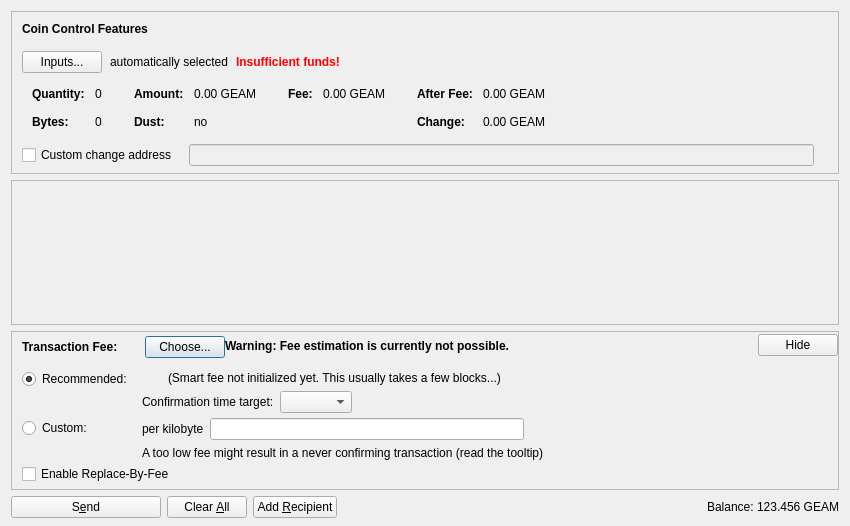
<?xml version="1.0" encoding="UTF-8"?>
<ui version="4.0">
 <class>SendCoinsDialog</class>
 <widget class="QDialog" name="SendCoinsDialog">
  <property name="geometry">
   <rect>
    <x>0</x>
    <y>0</y>
    <width>850</width>
    <height>526</height>
   </rect>
  </property>
  <property name="windowTitle">
   <string>Send Coins</string>
  </property>
  <layout class="QVBoxLayout" name="verticalLayout" stretch="0,1,0,0">
   <property name="bottomMargin">
    <number>8</number>
   </property>
   <item>
    <widget class="QFrame" name="frameCoinControl">
     <property name="sizePolicy">
      <sizepolicy hsizetype="Expanding" vsizetype="Expanding">
       <horstretch>0</horstretch>
       <verstretch>0</verstretch>
      </sizepolicy>
     </property>
     <property name="maximumSize">
      <size>
       <width>16777215</width>
       <height>16777215</height>
      </size>
     </property>
     <property name="frameShape">
      <enum>QFrame::StyledPanel</enum>
     </property>
     <property name="frameShadow">
      <enum>QFrame::Sunken</enum>
     </property>
     <layout class="QVBoxLayout" name="verticalLayoutCoinControl2">
      <property name="spacing">
       <number>0</number>
      </property>
      <property name="leftMargin">
       <number>0</number>
      </property>
      <property name="topMargin">
       <number>0</number>
      </property>
      <property name="rightMargin">
       <number>0</number>
      </property>
      <property name="bottomMargin">
       <number>6</number>
      </property>
      <item>
       <layout class="QVBoxLayout" name="verticalLayoutCoinControl" stretch="0,0,0,0,1">
        <property name="spacing">
         <number>0</number>
        </property>
        <property name="leftMargin">
         <number>10</number>
        </property>
        <property name="topMargin">
         <number>10</number>
        </property>
        <item>
         <layout class="QHBoxLayout" name="horizontalLayoutCoinControl1">
          <property name="bottomMargin">
           <number>15</number>
          </property>
          <item>
           <widget class="QLabel" name="labelCoinControlFeatures">
            <property name="sizePolicy">
             <sizepolicy hsizetype="Preferred" vsizetype="Maximum">
              <horstretch>0</horstretch>
              <verstretch>0</verstretch>
             </sizepolicy>
            </property>
            <property name="font">
             <font>
              <weight>75</weight>
              <bold>true</bold>
             </font>
            </property>
            <property name="styleSheet">
             <string notr="true">font-weight:bold;</string>
            </property>
            <property name="text">
             <string>Coin Control Features</string>
            </property>
           </widget>
          </item>
         </layout>
        </item>
        <item>
         <layout class="QHBoxLayout" name="horizontalLayoutCoinControl2" stretch="0,0,0,0">
          <property name="spacing">
           <number>8</number>
          </property>
          <property name="bottomMargin">
           <number>10</number>
          </property>
          <item>
           <widget class="QPushButton" name="pushButtonCoinControl">
            <property name="styleSheet">
             <string notr="true"/>
            </property>
            <property name="text">
             <string>Inputs...</string>
            </property>
            <property name="autoDefault">
             <bool>false</bool>
            </property>
           </widget>
          </item>
          <item>
           <widget class="QLabel" name="labelCoinControlAutomaticallySelected">
            <property name="text">
             <string>automatically selected</string>
            </property>
            <property name="margin">
             <number>5</number>
            </property>
           </widget>
          </item>
          <item>
           <widget class="QLabel" name="labelCoinControlInsuffFunds">
            <property name="font">
             <font>
              <weight>75</weight>
              <bold>true</bold>
             </font>
            </property>
            <property name="styleSheet">
             <string notr="true">color:red;font-weight:bold;</string>
            </property>
            <property name="text">
             <string>Insufficient funds!</string>
            </property>
            <property name="margin">
             <number>5</number>
            </property>
           </widget>
          </item>
          <item>
           <spacer name="horizontalSpacerCoinControl">
            <property name="orientation">
             <enum>Qt::Horizontal</enum>
            </property>
            <property name="sizeHint" stdset="0">
             <size>
              <width>40</width>
              <height>1</height>
             </size>
            </property>
           </spacer>
          </item>
         </layout>
        </item>
        <item>
         <widget class="QWidget" name="widgetCoinControl" native="true">
          <property name="sizePolicy">
           <sizepolicy hsizetype="Preferred" vsizetype="Preferred">
            <horstretch>0</horstretch>
            <verstretch>0</verstretch>
           </sizepolicy>
          </property>
          <property name="minimumSize">
           <size>
            <width>0</width>
            <height>0</height>
           </size>
          </property>
          <property name="styleSheet">
           <string notr="true"/>
          </property>
          <layout class="QHBoxLayout" name="horizontalLayoutCoinControl5">
           <property name="leftMargin">
            <number>0</number>
           </property>
           <property name="topMargin">
            <number>0</number>
           </property>
           <property name="rightMargin">
            <number>0</number>
           </property>
           <property name="bottomMargin">
            <number>0</number>
           </property>
           <item>
            <layout class="QHBoxLayout" name="horizontalLayoutCoinControl3" stretch="0,0,0,1">
             <property name="spacing">
              <number>20</number>
             </property>
             <property name="topMargin">
              <number>0</number>
             </property>
             <property name="bottomMargin">
              <number>10</number>
             </property>
             <item>
              <layout class="QFormLayout" name="formLayoutCoinControl1">
               <property name="horizontalSpacing">
                <number>10</number>
               </property>
               <property name="verticalSpacing">
                <number>14</number>
               </property>
               <property name="leftMargin">
                <number>10</number>
               </property>
               <property name="topMargin">
                <number>4</number>
               </property>
               <property name="rightMargin">
                <number>6</number>
               </property>
               <item row="0" column="0">
                <widget class="QLabel" name="labelCoinControlQuantityText">
                 <property name="font">
                  <font>
                   <weight>75</weight>
                   <bold>true</bold>
                  </font>
                 </property>
                 <property name="text">
                  <string>Quantity:</string>
                 </property>
                 <property name="margin">
                  <number>0</number>
                 </property>
                </widget>
               </item>
               <item row="0" column="1">
                <widget class="QLabel" name="labelCoinControlQuantity">
                 <property name="cursor">
                  <cursorShape>IBeamCursor</cursorShape>
                 </property>
                 <property name="contextMenuPolicy">
                  <enum>Qt::ActionsContextMenu</enum>
                 </property>
                 <property name="text">
                  <string notr="true">0</string>
                 </property>
                 <property name="margin">
                  <number>0</number>
                 </property>
                 <property name="textInteractionFlags">
                  <set>Qt::LinksAccessibleByMouse|Qt::TextSelectableByKeyboard|Qt::TextSelectableByMouse</set>
                 </property>
                </widget>
               </item>
               <item row="1" column="0">
                <widget class="QLabel" name="labelCoinControlBytesText">
                 <property name="font">
                  <font>
                   <weight>75</weight>
                   <bold>true</bold>
                  </font>
                 </property>
                 <property name="text">
                  <string>Bytes:</string>
                 </property>
                </widget>
               </item>
               <item row="1" column="1">
                <widget class="QLabel" name="labelCoinControlBytes">
                 <property name="cursor">
                  <cursorShape>IBeamCursor</cursorShape>
                 </property>
                 <property name="contextMenuPolicy">
                  <enum>Qt::ActionsContextMenu</enum>
                 </property>
                 <property name="text">
                  <string notr="true">0</string>
                 </property>
                 <property name="textInteractionFlags">
                  <set>Qt::LinksAccessibleByMouse|Qt::TextSelectableByKeyboard|Qt::TextSelectableByMouse</set>
                 </property>
                </widget>
               </item>
              </layout>
             </item>
             <item>
              <layout class="QFormLayout" name="formLayoutCoinControl2">
               <property name="horizontalSpacing">
                <number>10</number>
               </property>
               <property name="verticalSpacing">
                <number>14</number>
               </property>
               <property name="leftMargin">
                <number>6</number>
               </property>
               <property name="topMargin">
                <number>4</number>
               </property>
               <property name="rightMargin">
                <number>6</number>
               </property>
               <item row="0" column="0">
                <widget class="QLabel" name="labelCoinControlAmountText">
                 <property name="font">
                  <font>
                   <weight>75</weight>
                   <bold>true</bold>
                  </font>
                 </property>
                 <property name="text">
                  <string>Amount:</string>
                 </property>
                 <property name="margin">
                  <number>0</number>
                 </property>
                </widget>
               </item>
               <item row="0" column="1">
                <widget class="QLabel" name="labelCoinControlAmount">
                 <property name="cursor">
                  <cursorShape>IBeamCursor</cursorShape>
                 </property>
                 <property name="contextMenuPolicy">
                  <enum>Qt::ActionsContextMenu</enum>
                 </property>
                 <property name="text">
                  <string notr="true">0.00 GEAM</string>
                 </property>
                 <property name="textInteractionFlags">
                  <set>Qt::LinksAccessibleByMouse|Qt::TextSelectableByKeyboard|Qt::TextSelectableByMouse</set>
                 </property>
                </widget>
               </item>
               <item row="1" column="0">
                <widget class="QLabel" name="labelCoinControlLowOutputText">
                 <property name="font">
                  <font>
                   <weight>75</weight>
                   <bold>true</bold>
                  </font>
                 </property>
                 <property name="text">
                  <string>Dust:</string>
                 </property>
                </widget>
               </item>
               <item row="1" column="1">
                <widget class="QLabel" name="labelCoinControlLowOutput">
                 <property name="cursor">
                  <cursorShape>IBeamCursor</cursorShape>
                 </property>
                 <property name="contextMenuPolicy">
                  <enum>Qt::ActionsContextMenu</enum>
                 </property>
                 <property name="text">
                  <string notr="true">no</string>
                 </property>
                 <property name="textInteractionFlags">
                  <set>Qt::LinksAccessibleByMouse|Qt::TextSelectableByKeyboard|Qt::TextSelectableByMouse</set>
                 </property>
                </widget>
               </item>
              </layout>
             </item>
             <item>
              <layout class="QFormLayout" name="formLayoutCoinControl3">
               <property name="horizontalSpacing">
                <number>10</number>
               </property>
               <property name="verticalSpacing">
                <number>14</number>
               </property>
               <property name="leftMargin">
                <number>6</number>
               </property>
               <property name="topMargin">
                <number>4</number>
               </property>
               <property name="rightMargin">
                <number>6</number>
               </property>
               <item row="0" column="0">
                <widget class="QLabel" name="labelCoinControlFeeText">
                 <property name="font">
                  <font>
                   <weight>75</weight>
                   <bold>true</bold>
                  </font>
                 </property>
                 <property name="text">
                  <string>Fee:</string>
                 </property>
                 <property name="margin">
                  <number>0</number>
                 </property>
                </widget>
               </item>
               <item row="0" column="1">
                <widget class="QLabel" name="labelCoinControlFee">
                 <property name="cursor">
                  <cursorShape>IBeamCursor</cursorShape>
                 </property>
                 <property name="contextMenuPolicy">
                  <enum>Qt::ActionsContextMenu</enum>
                 </property>
                 <property name="text">
                  <string notr="true">0.00 GEAM</string>
                 </property>
                 <property name="textInteractionFlags">
                  <set>Qt::LinksAccessibleByMouse|Qt::TextSelectableByKeyboard|Qt::TextSelectableByMouse</set>
                 </property>
                </widget>
               </item>
              </layout>
             </item>
             <item>
              <layout class="QFormLayout" name="formLayoutCoinControl4">
               <property name="horizontalSpacing">
                <number>10</number>
               </property>
               <property name="verticalSpacing">
                <number>14</number>
               </property>
               <property name="leftMargin">
                <number>6</number>
               </property>
               <property name="topMargin">
                <number>4</number>
               </property>
               <property name="rightMargin">
                <number>6</number>
               </property>
               <item row="0" column="0">
                <widget class="QLabel" name="labelCoinControlAfterFeeText">
                 <property name="font">
                  <font>
                   <weight>75</weight>
                   <bold>true</bold>
                  </font>
                 </property>
                 <property name="text">
                  <string>After Fee:</string>
                 </property>
                 <property name="margin">
                  <number>0</number>
                 </property>
                </widget>
               </item>
               <item row="0" column="1">
                <widget class="QLabel" name="labelCoinControlAfterFee">
                 <property name="cursor">
                  <cursorShape>IBeamCursor</cursorShape>
                 </property>
                 <property name="contextMenuPolicy">
                  <enum>Qt::ActionsContextMenu</enum>
                 </property>
                 <property name="text">
                  <string notr="true">0.00 GEAM</string>
                 </property>
                 <property name="textInteractionFlags">
                  <set>Qt::LinksAccessibleByMouse|Qt::TextSelectableByKeyboard|Qt::TextSelectableByMouse</set>
                 </property>
                </widget>
               </item>
               <item row="1" column="0">
                <widget class="QLabel" name="labelCoinControlChangeText">
                 <property name="font">
                  <font>
                   <weight>75</weight>
                   <bold>true</bold>
                  </font>
                 </property>
                 <property name="text">
                  <string>Change:</string>
                 </property>
                </widget>
               </item>
               <item row="1" column="1">
                <widget class="QLabel" name="labelCoinControlChange">
                 <property name="cursor">
                  <cursorShape>IBeamCursor</cursorShape>
                 </property>
                 <property name="contextMenuPolicy">
                  <enum>Qt::ActionsContextMenu</enum>
                 </property>
                 <property name="text">
                  <string notr="true">0.00 GEAM</string>
                 </property>
                 <property name="textInteractionFlags">
                  <set>Qt::LinksAccessibleByMouse|Qt::TextSelectableByKeyboard|Qt::TextSelectableByMouse</set>
                 </property>
                </widget>
               </item>
              </layout>
             </item>
            </layout>
           </item>
          </layout>
         </widget>
        </item>
        <item>
         <layout class="QHBoxLayout" name="horizontalLayoutCoinControl4" stretch="0,0,0">
          <property name="spacing">
           <number>12</number>
          </property>
          <property name="sizeConstraint">
           <enum>QLayout::SetDefaultConstraint</enum>
          </property>
          <property name="topMargin">
           <number>5</number>
          </property>
          <property name="rightMargin">
           <number>5</number>
          </property>
          <item>
           <widget class="QCheckBox" name="checkBoxCoinControlChange">
            <property name="toolTip">
             <string>If this is activated, but the change address is empty or invalid, change will be sent to a newly generated address.</string>
            </property>
            <property name="text">
             <string>Custom change address</string>
            </property>
           </widget>
          </item>
          <item>
           <widget class="QValidatedLineEdit" name="lineEditCoinControlChange">
            <property name="enabled">
             <bool>false</bool>
            </property>
            <property name="sizePolicy">
             <sizepolicy hsizetype="Expanding" vsizetype="Fixed">
              <horstretch>0</horstretch>
              <verstretch>0</verstretch>
             </sizepolicy>
            </property>
           </widget>
          </item>
          <item>
           <widget class="QLabel" name="labelCoinControlChangeLabel">
            <property name="sizePolicy">
             <sizepolicy hsizetype="Preferred" vsizetype="Expanding">
              <horstretch>0</horstretch>
              <verstretch>0</verstretch>
             </sizepolicy>
            </property>
            <property name="minimumSize">
             <size>
              <width>0</width>
              <height>0</height>
             </size>
            </property>
            <property name="text">
             <string/>
            </property>
            <property name="margin">
             <number>3</number>
            </property>
           </widget>
          </item>
         </layout>
        </item>
        <item>
         <spacer name="verticalSpacerCoinControl">
          <property name="orientation">
           <enum>Qt::Vertical</enum>
          </property>
          <property name="sizeHint" stdset="0">
           <size>
            <width>800</width>
            <height>1</height>
           </size>
          </property>
         </spacer>
        </item>
       </layout>
      </item>
     </layout>
    </widget>
   </item>
   <item>
    <widget class="QScrollArea" name="scrollArea">
     <property name="widgetResizable">
      <bool>true</bool>
     </property>
     <widget class="QWidget" name="scrollAreaWidgetContents">
      <property name="geometry">
       <rect>
        <x>0</x>
        <y>0</y>
        <width>830</width>
        <height>104</height>
       </rect>
      </property>
      <layout class="QVBoxLayout" name="verticalLayout_2" stretch="0,1">
       <property name="leftMargin">
        <number>0</number>
       </property>
       <property name="topMargin">
        <number>0</number>
       </property>
       <property name="rightMargin">
        <number>0</number>
       </property>
       <property name="bottomMargin">
        <number>0</number>
       </property>
       <item>
        <layout class="QVBoxLayout" name="entries">
         <property name="spacing">
          <number>6</number>
         </property>
        </layout>
       </item>
       <item>
        <spacer name="verticalSpacer">
         <property name="orientation">
          <enum>Qt::Vertical</enum>
         </property>
         <property name="sizeHint" stdset="0">
          <size>
           <width>20</width>
           <height>40</height>
          </size>
         </property>
        </spacer>
       </item>
      </layout>
     </widget>
    </widget>
   </item>
   <item>
    <widget class="QFrame" name="frameFee">
     <property name="sizePolicy">
      <sizepolicy hsizetype="Expanding" vsizetype="Expanding">
       <horstretch>0</horstretch>
       <verstretch>0</verstretch>
      </sizepolicy>
     </property>
     <property name="maximumSize">
      <size>
       <width>16777215</width>
       <height>16777215</height>
      </size>
     </property>
     <property name="frameShape">
      <enum>QFrame::StyledPanel</enum>
     </property>
     <property name="frameShadow">
      <enum>QFrame::Sunken</enum>
     </property>
     <layout class="QVBoxLayout" name="verticalLayoutFee1">
      <property name="spacing">
       <number>0</number>
      </property>
      <property name="leftMargin">
       <number>0</number>
      </property>
      <property name="topMargin">
       <number>0</number>
      </property>
      <property name="rightMargin">
       <number>0</number>
      </property>
      <property name="bottomMargin">
       <number>0</number>
      </property>
      <item>
       <layout class="QVBoxLayout" name="verticalLayoutFee2" stretch="0,0,0">
        <property name="spacing">
         <number>0</number>
        </property>
        <property name="leftMargin">
         <number>10</number>
        </property>
        <property name="topMargin">
         <number>0</number>
        </property>
        <item>
         <layout class="QHBoxLayout" name="horizontalLayoutFee1">
          <property name="bottomMargin">
           <number>0</number>
          </property>
          <item>
           <layout class="QVBoxLayout" name="verticalLayoutFee7">
            <property name="spacing">
             <number>0</number>
            </property>
            <item>
             <spacer name="verticalSpacerSmartFee">
              <property name="orientation">
               <enum>Qt::Vertical</enum>
              </property>
              <property name="sizeType">
               <enum>QSizePolicy::Fixed</enum>
              </property>
              <property name="sizeHint" stdset="0">
               <size>
                <width>1</width>
                <height>4</height>
               </size>
              </property>
             </spacer>
            </item>
            <item>
             <layout class="QHBoxLayout" name="horizontalLayoutSmartFee">
              <property name="spacing">
               <number>10</number>
              </property>
              <item>
               <widget class="QLabel" name="labelFeeHeadline">
                <property name="sizePolicy">
                 <sizepolicy hsizetype="Preferred" vsizetype="Maximum">
                  <horstretch>0</horstretch>
                  <verstretch>0</verstretch>
                 </sizepolicy>
                </property>
                <property name="font">
                 <font>
                  <weight>75</weight>
                  <bold>true</bold>
                 </font>
                </property>
                <property name="styleSheet">
                 <string notr="true">font-weight:bold;</string>
                </property>
                <property name="text">
                 <string>Transaction Fee:</string>
                </property>
               </widget>
              </item>
              <item>
               <widget class="QLabel" name="labelFeeMinimized">
                <property name="text">
                 <string/>
                </property>
               </widget>
              </item>
              <item>
               <widget class="QPushButton" name="buttonChooseFee">
                <property name="text">
                 <string>Choose...</string>
                </property>
               </widget>
              </item>
             </layout>
            </item>
            <item>
             <spacer name="verticalSpacer_5">
              <property name="orientation">
               <enum>Qt::Vertical</enum>
              </property>
              <property name="sizeHint" stdset="0">
               <size>
                <width>1</width>
                <height>1</height>
               </size>
              </property>
             </spacer>
            </item>
           </layout>
          </item>
          <item>
           <widget class="QLabel" name="fallbackFeeWarningLabel">
            <property name="toolTip">
             <string>Using the fallbackfee can result in sending a transaction that will take several hours or days (or never) to confirm. Consider choosing your fee manually or wait until you have validated the complete chain.</string>
            </property>
            <property name="font">
            <font>
                <weight>75</weight>
                <bold>true</bold>
            </font>
            </property>
            <property name="text">
             <string>Warning: Fee estimation is currently not possible.</string>
            </property>
            <property name="wordWrap">
             <bool>false</bool>
            </property>
           </widget>
          </item>
          <item>
           <spacer name="horizontalSpacer_4">
            <property name="orientation">
             <enum>Qt::Horizontal</enum>
            </property>
            <property name="sizeType">
             <enum>QSizePolicy::MinimumExpanding</enum>
            </property>
            <property name="sizeHint" stdset="0">
             <size>
              <width>40</width>
              <height>20</height>
             </size>
            </property>
           </spacer>
          </item>
          <item>
           <widget class="QPushButton" name="buttonMinimizeFee">
            <property name="toolTip">
             <string>Hide transaction fee settings</string>
            </property>
            <property name="text">
             <string>Hide</string>
            </property>
           </widget>
          </item>
         </layout>
        </item>
        <item>
         <widget class="QFrame" name="frameFeeSelection">
          <layout class="QVBoxLayout" name="verticalLayoutFee12">
           <property name="spacing">
            <number>0</number>
           </property>
           <property name="leftMargin">
            <number>0</number>
           </property>
           <property name="topMargin">
            <number>0</number>
           </property>
           <property name="rightMargin">
            <number>0</number>
           </property>
           <property name="bottomMargin">
            <number>0</number>
           </property>
           <item>
            <layout class="QGridLayout" name="gridLayoutFee">
             <property name="topMargin">
              <number>10</number>
             </property>
             <property name="bottomMargin">
              <number>4</number>
             </property>
             <property name="horizontalSpacing">
              <number>10</number>
             </property>
             <property name="verticalSpacing">
              <number>4</number>
             </property>
             <item row="1" column="1">
              <layout class="QVBoxLayout" name="verticalLayoutFee8">
               <property name="spacing">
                <number>6</number>
               </property>
               <item>
                <layout class="QHBoxLayout" name="horizontalLayoutFee13">
                 <item>
                  <widget class="QLabel" name="labelCustomPerKilobyte">
                   <property name="toolTip">
                    <string>Specify a custom fee per kB (1,000 bytes) of the transaction's virtual size.

Note:  Since the fee is calculated on a per-byte basis, a fee of "100 satoshis per kB" for a transaction size of 500 bytes (half of 1 kB) would ultimately yield a fee of only 50 satoshis.</string>
                   </property>
                   <property name="text">
                    <string>per kilobyte</string>
                   </property>
                  </widget>
                 </item>
                 <item>
                  <widget class="GeraniumAmountField" name="customFee"/>
                 </item>
                 <item>
                  <spacer name="horizontalSpacer_6">
                   <property name="orientation">
                    <enum>Qt::Horizontal</enum>
                   </property>
                   <property name="sizeHint" stdset="0">
                    <size>
                     <width>1</width>
                     <height>1</height>
                    </size>
                   </property>
                  </spacer>
                 </item>
                </layout>
               </item>
               <item>
                <layout class="QHBoxLayout" name="horizontalLayoutFee8">
                 <item>
                  <widget class="QLabel" name="labelCustomFeeWarning">
                   <property name="enabled">
                    <bool>true</bool>
                   </property>
                   <property name="toolTip">
                    <string>When there is less transaction volume than space in the blocks, miners as well as relaying nodes may enforce a minimum fee. Paying only this minimum fee is just fine, but be aware that this can result in a never confirming transaction once there is more demand for geranium transactions than the network can process.</string>
                   </property>
                   <property name="text">
                    <string>A too low fee might result in a never confirming transaction (read the tooltip)</string>
                   </property>
                  </widget>
                 </item>
                 <item>
                  <spacer name="horizontalSpacer_2">
                   <property name="orientation">
                    <enum>Qt::Horizontal</enum>
                   </property>
                   <property name="sizeHint" stdset="0">
                    <size>
                     <width>1</width>
                     <height>1</height>
                    </size>
                   </property>
                  </spacer>
                 </item>
                </layout>
               </item>
              </layout>
             </item>
             <item row="0" column="0">
              <layout class="QVBoxLayout" name="verticalLayoutFee4" stretch="0,1">
               <item>
                <widget class="QRadioButton" name="radioSmartFee">
                 <property name="text">
                  <string>Recommended:</string>
                 </property>
                 <property name="checked">
                  <bool>true</bool>
                 </property>
                 <attribute name="buttonGroup">
                  <string notr="true">groupFee</string>
                 </attribute>
                </widget>
               </item>
               <item>
                <spacer name="verticalSpacer_2">
                 <property name="orientation">
                  <enum>Qt::Vertical</enum>
                 </property>
                 <property name="sizeHint" stdset="0">
                  <size>
                   <width>1</width>
                   <height>1</height>
                  </size>
                 </property>
                </spacer>
               </item>
              </layout>
             </item>
             <item row="1" column="0">
              <layout class="QVBoxLayout" name="verticalLayoutFee9" stretch="0,1">
               <item>
                <widget class="QRadioButton" name="radioCustomFee">
                 <property name="text">
                  <string>Custom:</string>
                 </property>
                 <attribute name="buttonGroup">
                  <string notr="true">groupFee</string>
                 </attribute>
                </widget>
               </item>
               <item>
                <spacer name="verticalSpacer_6">
                 <property name="orientation">
                  <enum>Qt::Vertical</enum>
                 </property>
                 <property name="sizeHint" stdset="0">
                  <size>
                   <width>1</width>
                   <height>1</height>
                  </size>
                 </property>
                </spacer>
               </item>
              </layout>
             </item>
             <item row="0" column="1">
              <layout class="QVBoxLayout" name="verticalLayoutFee3" stretch="0,0,1">
               <property name="spacing">
                <number>6</number>
               </property>
               <property name="topMargin">
                <number>2</number>
               </property>
               <item>
                <layout class="QHBoxLayout" name="horizontalLayoutFee12">
                 <item>
                  <widget class="QLabel" name="labelSmartFee">
                   <property name="text">
                    <string/>
                   </property>
                  </widget>
                 </item>
                 <item>
                  <widget class="QLabel" name="labelFeeEstimation">
                   <property name="text">
                    <string/>
                   </property>
                  </widget>
                 </item>
                 <item>
                  <widget class="QLabel" name="labelSmartFee2">
                   <property name="text">
                    <string>(Smart fee not initialized yet. This usually takes a few blocks...)</string>
                   </property>
                  </widget>
                 </item>
                 <item>
                  <spacer name="horizontalSpacer_5">
                   <property name="orientation">
                    <enum>Qt::Horizontal</enum>
                   </property>
                   <property name="sizeHint" stdset="0">
                    <size>
                     <width>1</width>
                     <height>1</height>
                    </size>
                   </property>
                  </spacer>
                 </item>
                </layout>
               </item>
               <item>
                <layout class="QHBoxLayout" name="horizontalLayoutFee9">
                 <item>
                  <layout class="QVBoxLayout" name="verticalLayoutFee6">
                   <item>
                    <widget class="QLabel" name="labelSmartFee3">
                     <property name="text">
                      <string>Confirmation time target:</string>
                     </property>
                    </widget>
                   </item>
                  </layout>
                 </item>
                 <item>
                  <layout class="QVBoxLayout" name="verticalLayoutFee5">
                   <property name="rightMargin">
                    <number>30</number>
                   </property>
                   <item>
                    <layout class="QHBoxLayout" name="horizontalLayoutConfTarget">
                     <property name="bottomMargin">
                      <number>0</number>
                     </property>
                     <item>
                      <widget class="QComboBox" name="confTargetSelector"/>
                     </item>
                     <item>
                      <spacer name="horizontalSpacerConfTarget">
                       <property name="orientation">
                        <enum>Qt::Horizontal</enum>
                       </property>
                       <property name="sizeHint" stdset="0">
                        <size>
                         <width>40</width>
                         <height>20</height>
                        </size>
                       </property>
                      </spacer>
                     </item>
                    </layout>
                   </item>
                  </layout>
                 </item>
                </layout>
               </item>
               <item>
                <spacer name="verticalSpacer_4">
                 <property name="orientation">
                  <enum>Qt::Vertical</enum>
                 </property>
                 <property name="sizeHint" stdset="0">
                  <size>
                   <width>1</width>
                   <height>1</height>
                  </size>
                 </property>
                </spacer>
               </item>
              </layout>
             </item>
            </layout>
           </item>
           <item>
            <widget class="QCheckBox" name="optInRBF">
             <property name="text">
              <string>Enable Replace-By-Fee</string>
             </property>
             <property name="toolTip">
              <string>With Replace-By-Fee (BIP-125) you can increase a transaction's fee after it is sent. Without this, a higher fee may be recommended to compensate for increased transaction delay risk.</string>
             </property>
            </widget>
           </item>
          </layout>
         </widget>
        </item>
        <item>
         <spacer name="verticalSpacerFee">
          <property name="orientation">
           <enum>Qt::Vertical</enum>
          </property>
          <property name="sizeHint" stdset="0">
           <size>
            <width>40</width>
            <height>5</height>
           </size>
          </property>
         </spacer>
        </item>
       </layout>
      </item>
     </layout>
    </widget>
   </item>
   <item>
    <layout class="QHBoxLayout" name="horizontalLayout">
     <item>
      <widget class="QPushButton" name="sendButton">
       <property name="minimumSize">
        <size>
         <width>150</width>
         <height>0</height>
        </size>
       </property>
       <property name="toolTip">
        <string>Confirm the send action</string>
       </property>
       <property name="text">
        <string>S&amp;end</string>
       </property>
       <property name="icon">
        <iconset resource="../geranium.qrc">
         <normaloff>:/icons/send</normaloff>:/icons/send</iconset>
       </property>
       <property name="autoDefault">
        <bool>false</bool>
       </property>
       <property name="default">
        <bool>false</bool>
       </property>
      </widget>
     </item>
     <item>
      <widget class="QPushButton" name="clearButton">
       <property name="sizePolicy">
        <sizepolicy hsizetype="Minimum" vsizetype="Fixed">
         <horstretch>0</horstretch>
         <verstretch>0</verstretch>
        </sizepolicy>
       </property>
       <property name="toolTip">
        <string>Clear all fields of the form.</string>
       </property>
       <property name="text">
        <string>Clear &amp;All</string>
       </property>
       <property name="icon">
        <iconset resource="../geranium.qrc">
         <normaloff>:/icons/remove</normaloff>:/icons/remove</iconset>
       </property>
       <property name="autoDefault">
        <bool>false</bool>
       </property>
      </widget>
     </item>
     <item>
      <widget class="QPushButton" name="addButton">
       <property name="toolTip">
        <string>Send to multiple recipients at once</string>
       </property>
       <property name="text">
        <string>Add &amp;Recipient</string>
       </property>
       <property name="icon">
        <iconset resource="../geranium.qrc">
         <normaloff>:/icons/add</normaloff>:/icons/add</iconset>
       </property>
       <property name="autoDefault">
        <bool>false</bool>
       </property>
      </widget>
     </item>
     <item>
      <spacer name="horizontalSpacer">
       <property name="orientation">
        <enum>Qt::Horizontal</enum>
       </property>
       <property name="sizeHint" stdset="0">
        <size>
         <width>40</width>
         <height>20</height>
        </size>
       </property>
      </spacer>
     </item>
     <item>
      <layout class="QHBoxLayout" name="horizontalLayout_2">
       <property name="spacing">
        <number>3</number>
       </property>
       <item>
        <widget class="QLabel" name="labelBalanceName">
         <property name="sizePolicy">
          <sizepolicy hsizetype="Preferred" vsizetype="Fixed">
           <horstretch>0</horstretch>
           <verstretch>0</verstretch>
          </sizepolicy>
         </property>
         <property name="text">
          <string>Balance:</string>
         </property>
        </widget>
       </item>
       <item>
        <widget class="QLabel" name="labelBalance">
         <property name="sizePolicy">
          <sizepolicy hsizetype="Preferred" vsizetype="Fixed">
           <horstretch>0</horstretch>
           <verstretch>0</verstretch>
          </sizepolicy>
         </property>
         <property name="cursor">
          <cursorShape>IBeamCursor</cursorShape>
         </property>
         <property name="text">
          <string notr="true">123.456 GEAM</string>
         </property>
         <property name="textInteractionFlags">
          <set>Qt::LinksAccessibleByMouse|Qt::TextSelectableByKeyboard|Qt::TextSelectableByMouse</set>
         </property>
        </widget>
       </item>
      </layout>
     </item>
    </layout>
   </item>
  </layout>
 </widget>
 <customwidgets>
  <customwidget>
   <class>QValidatedLineEdit</class>
   <extends>QLineEdit</extends>
   <header>qt/qvalidatedlineedit.h</header>
  </customwidget>
  <customwidget>
   <class>GeraniumAmountField</class>
   <extends>QLineEdit</extends>
   <header>qt/geraniumamountfield.h</header>
   <container>1</container>
  </customwidget>
 </customwidgets>
 <resources>
  <include location="../geranium.qrc"/>
 </resources>
 <connections/>
 <buttongroups>
  <buttongroup name="groupFee"/>
 </buttongroups>
</ui>
